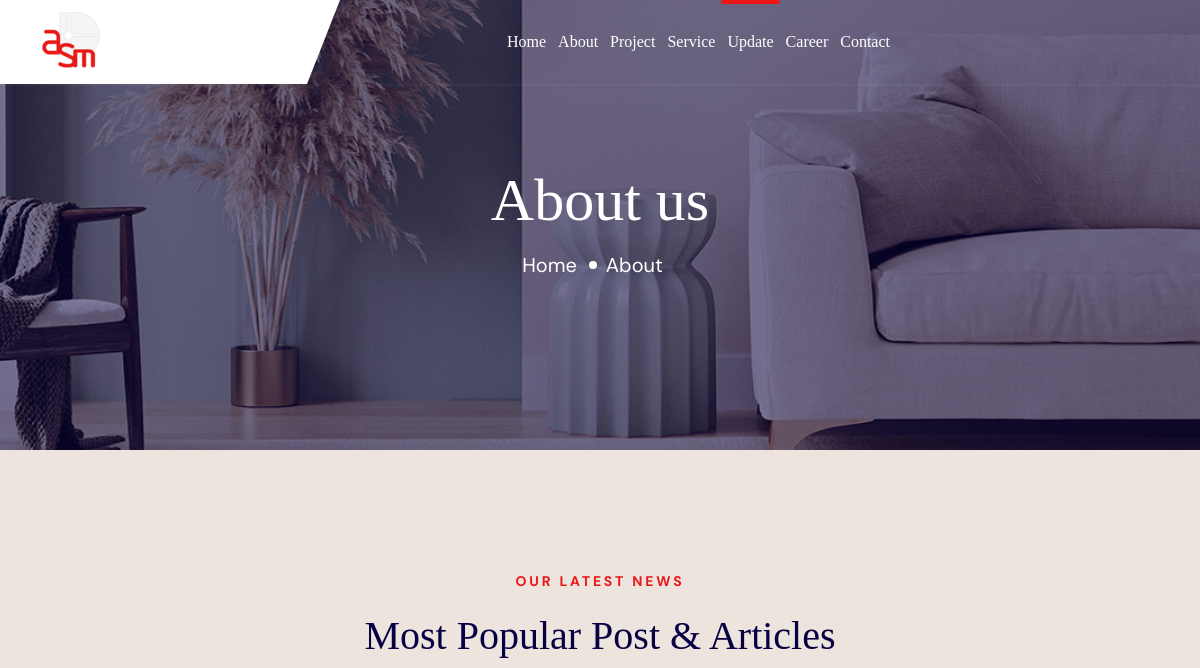
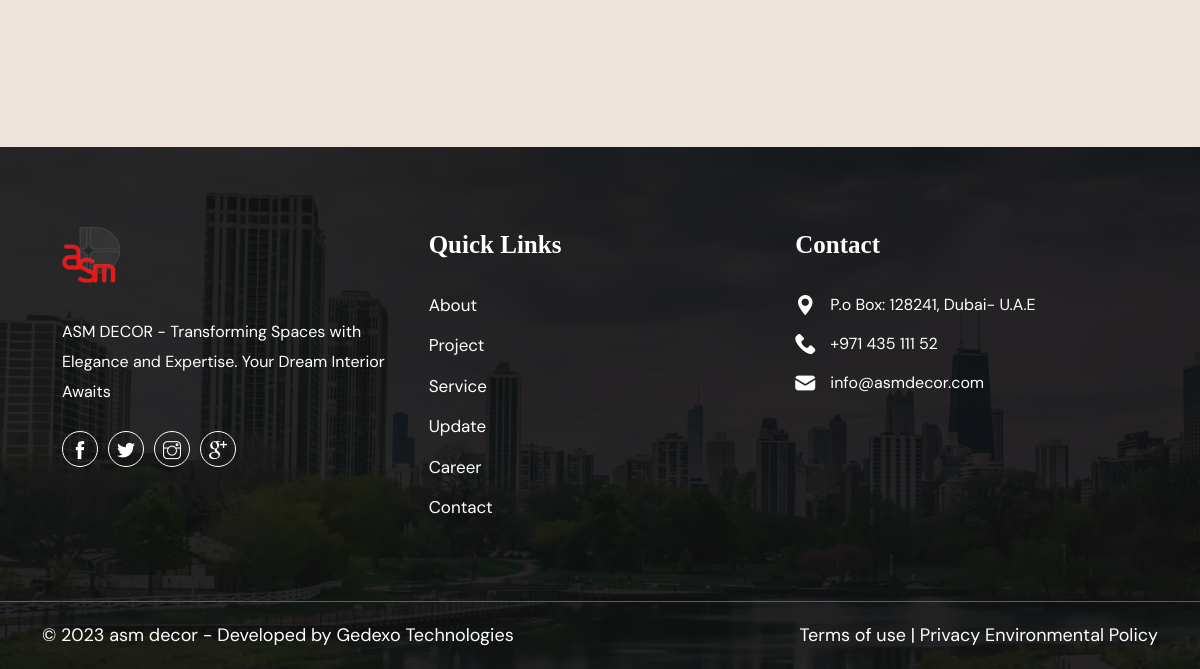
Page /updates/ on the earlier database version (2 pictures, top to bottom).
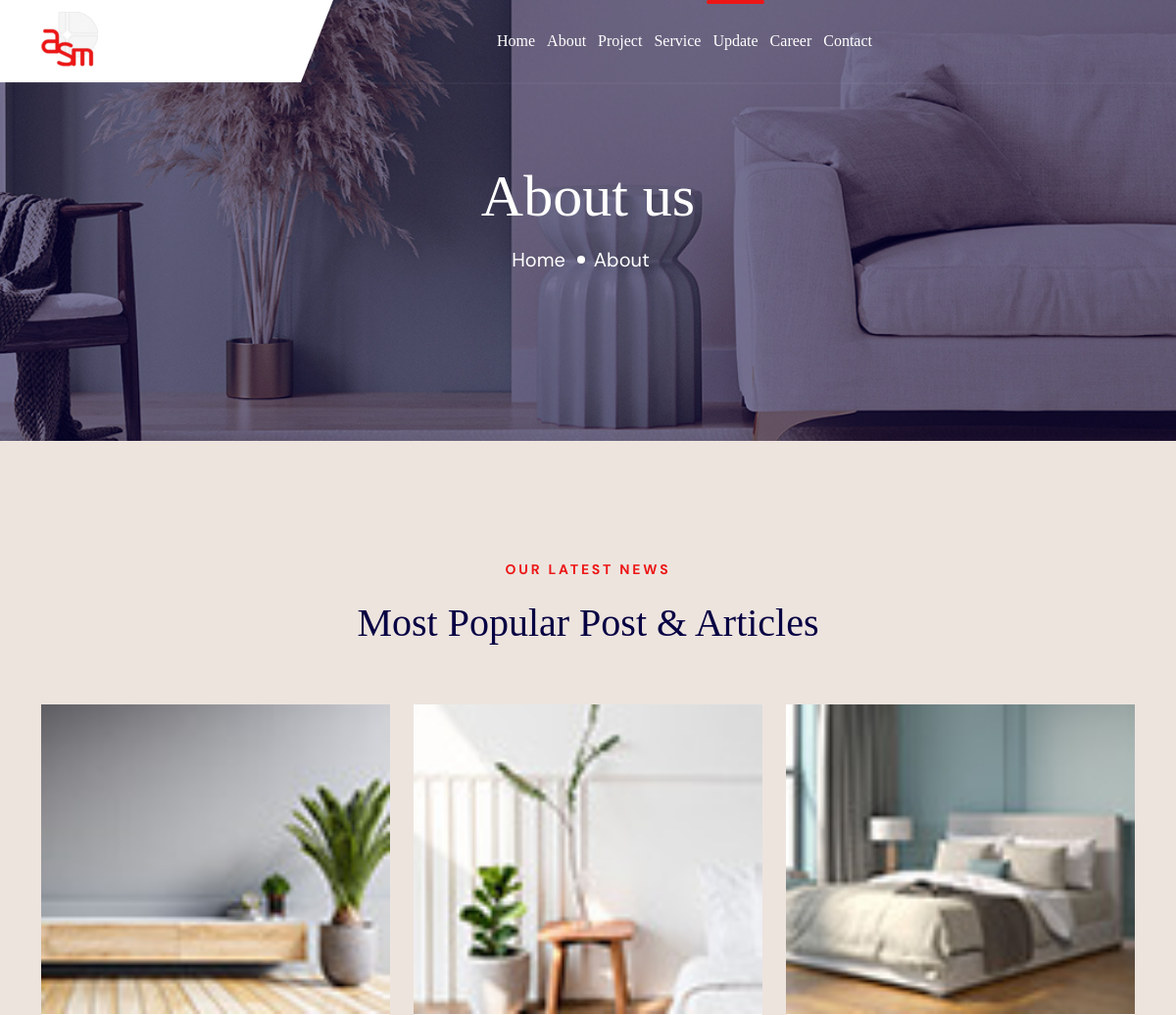
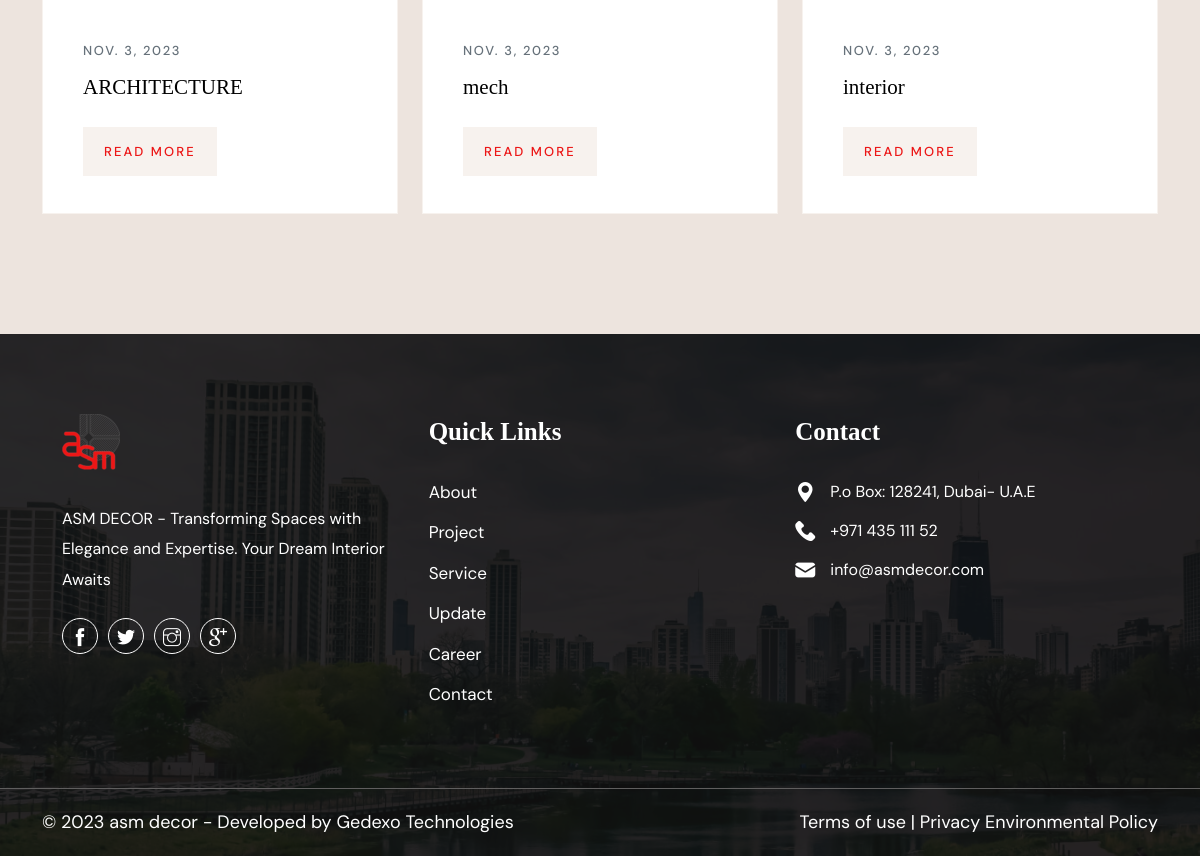
Same page on the later database version (2 pictures, top to bottom).
### web/models.py (models this page shows, shortened)
class Update(models.Model):
    title = models.CharField(max_length=100)
    author = models.CharField(max_length=100)
    image = models.ImageField(upload_to='update')
    date=models.DateField()
    description = HTMLField()
    slug = models.SlugField(unique=True, max_length=100)

### web/views.py (the view)
# urls.py: path("updates/", views.UpdatesListView.as_view(), name="update"),
class UpdatesListView(ListView):
    model = Update
    def get_context_data(self, **kwargs):
        context = super().get_context_data(**kwargs)
        context["is_update"] = True
        return context

### templates/web/update_list.html
{% extends "web/base.html" %}
{% load static %}
{% block content %}
        <section class="wpo-page-title">
            <div class="container">
                <div class="row">
                    <div class="col col-xs-12">
                        <div class="wpo-breadcumb-wrap">
                            <h2>About us</h2>
                            <ol class="wpo-breadcumb-wrap">
                                <li><a href="index-2.html">Home</a></li>
                                <li>About</li>
                            </ol>
                        </div>
                    </div>
                </div>
            </div>
        </section>
    <section class="wpo-blog-section section-padding">
        <div class="container">
            <div class="row justify-content-center">
                <div class="col-lg-6">
                    <div class="wpo-section-title">
                        <span>OUR LATEST NEWS</span>
                        <h2>Most Popular Post & Articles</h2>
                    </div>
                </div>
            </div>
            <div class="blog-wrapper">
                <div class="row wpo-blog gutter-y">
                    {% for update in update_list %}
                    <div class="blog-single  col-lg-4 col-md-6 col-12">
                        <div class="images">
                            <img src="{{update.image.url}}" alt="">
                        </div>
                        <div class="text services">
                            <span>{{update.date}}</span>
                            <h2>{{update.title}}</h2>
                            <a href="{% url "web:update-detail" update.slug %}">READ MORE</a>
                        </div>
                    </div>
                    {% endfor %}
                </div>
            </div>
        </div>
    </section>
{% endblock  %}

Differences in the rows shown:
added Update: image (picture), date "NOV. 3, 2023", title "ARCHITECTURE"
added Update: image (picture), date "NOV. 3, 2023", title "mech"
added Update: image (picture), date "NOV. 3, 2023", title "interior"
